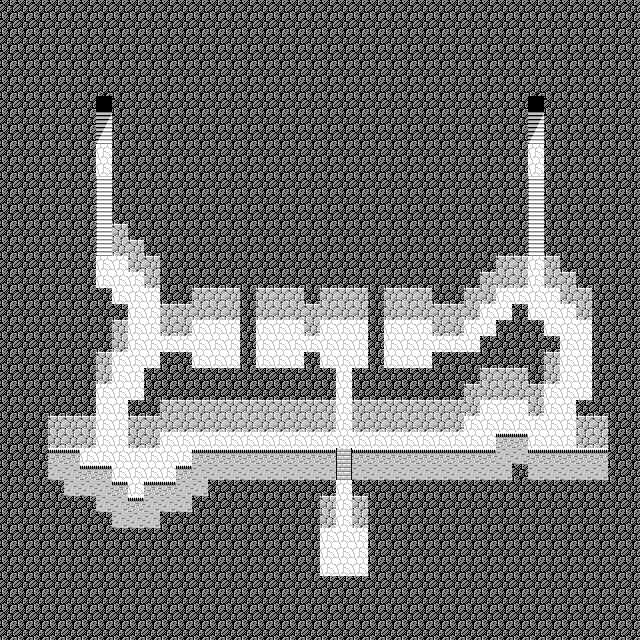

Below is a game level as drawn by its tile map, then a one-line description and the .tmx that defines it (tile-layer data replaced by summaries):
An orthogonal 40x40 tile map with 16x16 px tiles, 2 tile layers (Tile Layer 1, Tile Layer 2), 2 tilesets and 9 objects (4x Event, 3x Chest, Ceiling, Character).

<map version="1.0" orientation="orthogonal" renderorder="right-down" width="40" height="40" tilewidth="16" tileheight="16">
 <properties>
  <property name="bgm" value="ffl1_cave" />
  <property name="encounter" value="encounterset_level00_danger02" />
  <property name="name" value="North Passage" />
 </properties>
 <tileset firstgid="1" source="../tilesets/lower.tsx" />
 <tileset firstgid="113" source="../tilesets/upper.tsx" />
 <layer name="Tile Layer 1" width="40" height="40">
  <properties>
   <property name="z" value="0" />
  </properties>
  <data>[1600 cells, 1600 non-empty, 8 distinct tile ids]</data>
 </layer>
 <layer name="Tile Layer 2" width="40" height="40">
  <properties>
   <property name="z" value=".5" />
  </properties>
  <data>[1600 cells, 18 non-empty, 5 distinct tile ids]</data>
 </layer>
 <objectgroup name="Object Layer 1">
  <object name="tele" type="Event" x="96" y="96" width="16" height="16">
   <properties>
    <property name="onCollide" value="teleport('world1/pass01.tmx', 15, 28)" />
   </properties>
  </object>
  <object name="room" type="Ceiling" x="320" y="288">
   <properties>
    <property name="roofID" value="27" />
    <property name="roofTileset" value="lower" />
   </properties>
   <polygon points="-128,-32 192,-32 192,80 32,80 32,112 16,112 16,80 -128,80" />
  </object>
  <object name="potion" type="Chest" x="336" y="544" width="16" height="16">
   <properties>
    <property name="item" value="pot_potion" />
   </properties>
  </object>
  <object name="gold glove" type="Chest" x="400" y="336" width="16" height="16">
   <properties>
    <property name="item" value="hand_gold" />
   </properties>
  </object>
  <object name="str24" type="Chest" x="272" y="336" width="16" height="16">
   <properties>
    <property name="item" value="item_str24" />
   </properties>
  </object>
  <object name="tele" type="Event" x="528" y="96" width="16" height="16">
   <properties>
    <property name="onCollide" value="teleport('world1/overworld.tmx', 16, 27, 'SOUTH')" />
   </properties>
  </object>
  <object name="puppet" type="Character" x="528" y="160" width="16" height="16">
   <properties>
    <property name="appearance" value="4dir_demon" />
    <property name="hide" value="return getSwitch('puppet_dead')" />
   </properties>
  </object>
  <object name="trigger" type="Event" x="528" y="192" width="16" height="16">
   <properties>
    <property name="hide" value="return getSwitch('puppet_dead')" />
    <property name="onCollide" value="play('borg03.lua')" />
   </properties>
  </object>
  <object name="trigger" type="Event" x="528" y="144" width="16" height="16">
   <properties>
    <property name="hide" value="return getSwitch('puppet_dead')" />
    <property name="onCollide" value="play('borg03.lua')" />
   </properties>
  </object>
 </objectgroup>
</map>
